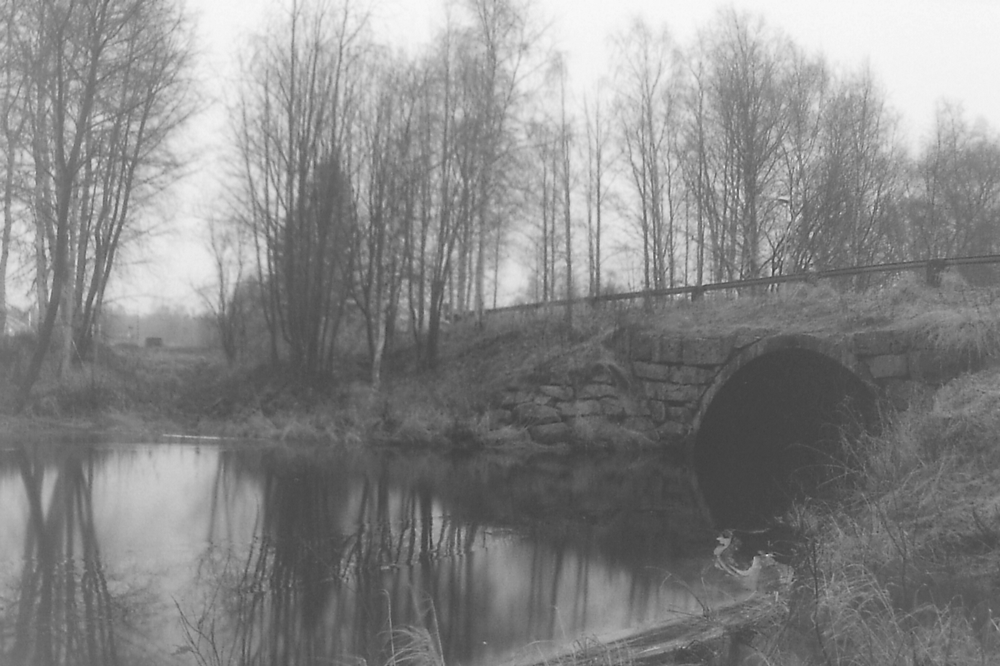
#> input picture Histogram Equalization/image.png, 1000 x 666 px, shrunk from 1400 x 933 before the run
$ jupyter execute HistogramEqualization.ipynb
#> lines starting #> are read from the running program, lines starting #| are printed output that depends on the picture; after the words box and inside, x2 and y2 are one past the last pixel; in counts of white or black regions, pixels touching at a corner belong together
First, I imported the necessary libraries, such as cv2 for Image Processing, which includes image reading and the process of histogram equalization, numpy for array creation, and pyplot module from the matplotlib library to visualize the histogram.

[cell 1]
import cv2
import numpy as np
from matplotlib import pyplot as plt

To read the existing image, I use cv2.imread, fill with the filename from its folder.

[cell 2]
image = cv2.imread('image.png', 0)
#> image is the input picture: shape (666, 1000); min 52, max 249, mean 135

Next, I took the data in the form of width and height from the image using .shape.

[cell 3]
width, height = image.shape
#> width = 666; height = 1000
print (width, height)
#| 666 1000

An empty array of the image's width and height is created and filled with a value of 0, which is stored in two variables, slicedImageA and slicedImageB.

[cell 4]
slicedImageA = np.zeros((width, height), dtype = 'uint8')
slicedImageB = np.zeros((width, height), dtype = 'uint8')

According to the graph on question 1A on the left, I changed the intensity value for the slicedImageA variable at the interval [60:100] to 255 or white, and the intensity value for the other interval to 0 or black.

[cell 5]
for i in range(width):
    for j in range(height):
        if image[i,j] > 60 and image[i,j] < 100:
            slicedImageA[i,j] = 255
        else:
            slicedImageA[i,j] = 0
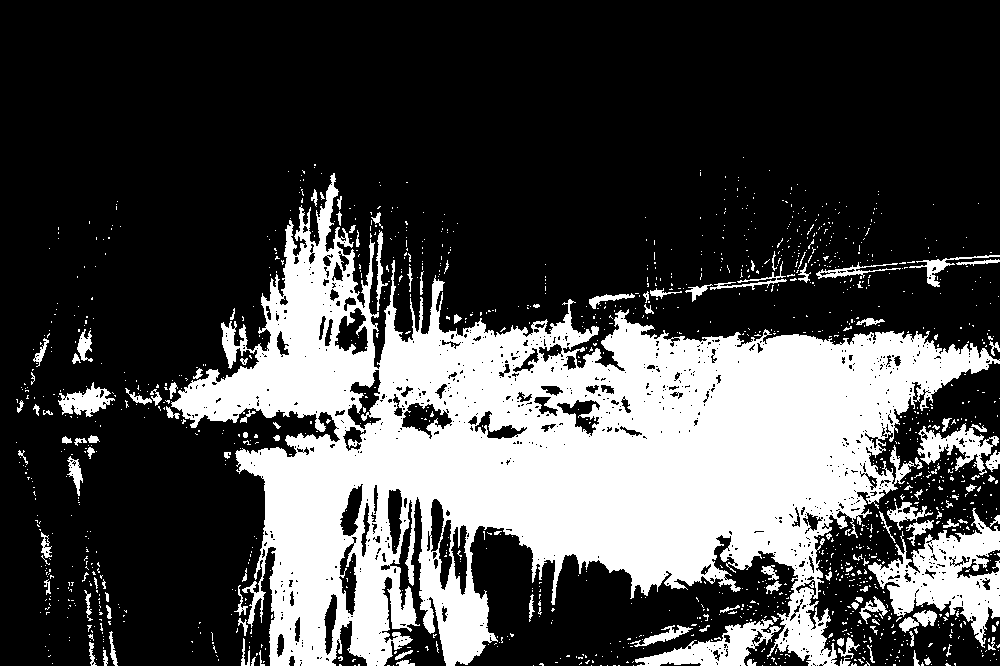
#> slicedImageA: shape (666, 1000); 28.6% white; 1398 white regions (1272 under 20 px), largest, box (x1, y1, x2, y2) and area: (171, 173, 1000, 666) 163966, (868, 508, 1000, 648) 7459, (635, 619, 781, 666) 2700

Contrarily, I simply modified the intensity value for the slicedImageB variable at intervals [60:100] alone to 255 or white and kept the rest unchanged from the original image, as seen by the graph on question 1A on the right.

[cell 6]
for i in range(width):
    for j in range(height):
        if image[i,j] > 60 and image[i,j] < 100:
            slicedImageB[i,j] = 255
        else:
            slicedImageB[i,j] = image[i, j]
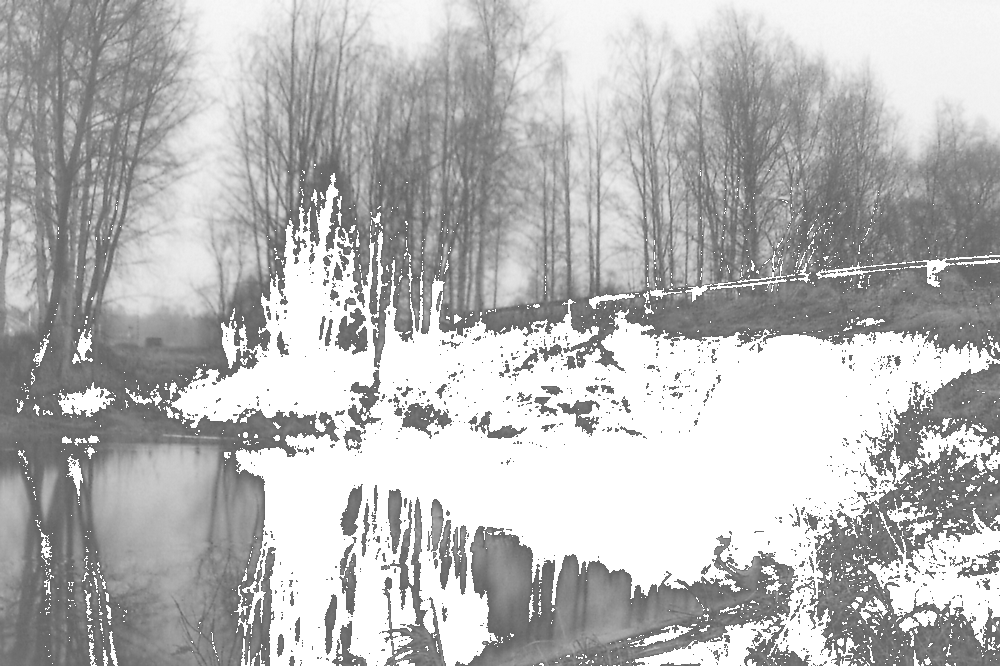
#> slicedImageB: shape (666, 1000); min 52, max 255, mean 183.7

After that, pyplot module will be used to compare the three photos side by side.

[cell 7]
figure = plt.figure(figsize = (15, 10))

figure.add_subplot(1, 3, 1)
plt.imshow(image, cmap = 'gray')
plt.title('Original Image')

figure.add_subplot(1, 3, 2)
plt.imshow(slicedImageA, cmap = 'gray')
plt.title('Sliced Image A')

figure.add_subplot(1, 3, 3)
plt.imshow(slicedImageB, cmap = 'gray')
plt.title('Sliced Image B')
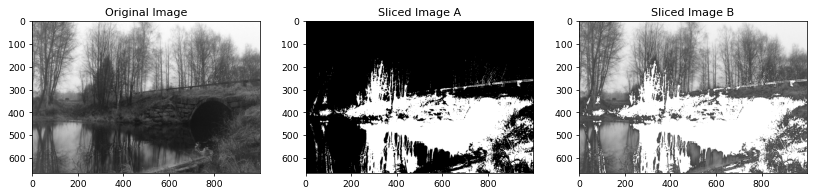
#> figure drawn by matplotlib, 3 panels

In response to question 1B, I will use the Histogram Equalization Process to adjust the contrast value of an image. You can carry out this process by utilizing the cv2 library with the equalizeHist module.

[cell 8]
equalizedImage = cv2.equalizeHist(image)
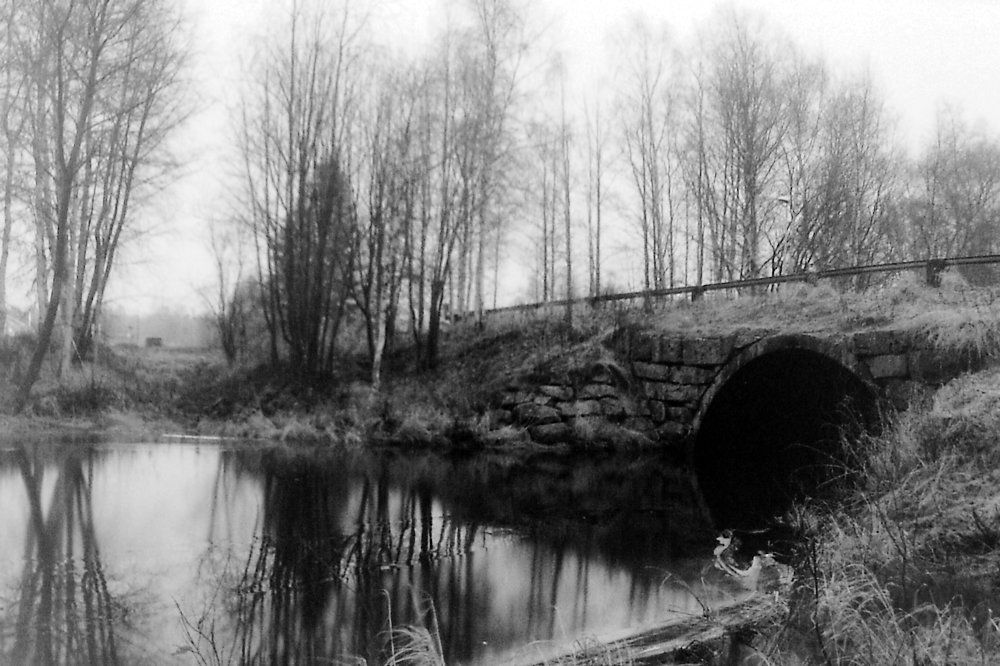
#> equalizedImage: shape (666, 1000); min 0, max 255, mean 128.4

Finally, the original and corrected images will be displayed alongside the histogram so that they can be compared.

[cell 9]
figure = plt.figure(figsize = (12, 8))

figure.add_subplot(2, 2, 1)
plt.imshow(image, cmap = 'gray')
plt.title('Original Image')

figure.add_subplot(2, 2, 2)
plt.imshow(equalizedImage, cmap = 'gray')
plt.title('Equalized Image')

figure.add_subplot(2, 2, 3)
hist, bins = np.histogram(image.flatten(), 256, [0, 256])
#> hist = 256 values, max 8421 at index 98, min 0 at index 0, mean 2601.6; bins = 257 values from 0 to 256
cdf = hist.cumsum()
#> cdf = 256 values from 0 to 666000
cdfNormalized = cdf * float(hist.max()) / cdf.max()
#> cdfNormalized = 256 values from 0 to 8421
plt.plot(cdfNormalized, color = 'b')
plt.hist(image.flatten(), 256, [0, 256], color = 'r')
plt.xlim([0, 256])
plt.title('Original Image Histogram')
plt.legend(('cdf', 'histogram'), loc = 'upper left')

figure.add_subplot(2, 2, 4)
hist, bins = np.histogram(equalizedImage.flatten(), 256, [0, 256])
#> hist = 256 values, max 8421 at index 70, min 0 at index 3, mean 2601.6
cdf = hist.cumsum()
#> cdf = 256 values from 702 to 666000
cdfNormalized = cdf * float(hist.max()) / cdf.max()
#> cdfNormalized = 256 values from 8.88 to 8421
plt.plot(cdfNormalized, color = 'b')
plt.hist(equalizedImage.flatten(), 256, [0, 256], color = 'r')
plt.xlim([0, 256])
plt.title('Equalized Image Histogram')
plt.legend(('cdf', 'histogram'), loc = 'upper left')

plt.show()
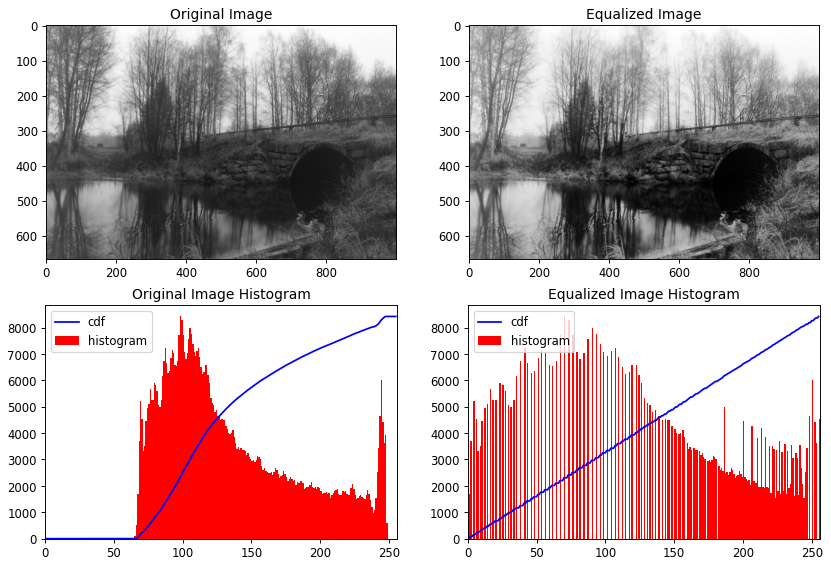
#> figure drawn by matplotlib, 4 panels; panel 3: tallest bar 8421 high, from x = 98 to 99; panel 3: curve peaks at x = 249, y = 8421; panel 4: tallest bar 8421 high, from x = 70 to 71; panel 4: curve peaks at x = 255, y = 8421
